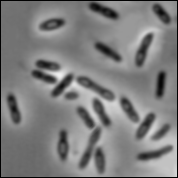
%> input picture bacteria.tif, 178 x 178 px
$ octave bacteria.m   (GNU Octave 9; MATLAB toolbox functions it lacks are replaced by stand-ins)
%> lines starting %> are read from the running program, lines starting %| are printed output that depends on the picture; in (x1, y1, x2, y2) boxes, pixels count from 0 and x2, y2 are one past the last pixel; in counts of white or black regions, pixels touching at a corner belong together; the program's own positions count from 1
im = imread('bacteria.tif');
%> im is the input picture: size 178x178 uint8; min 0, max 239, mean 125.8
imshow(im)
imhist(im)
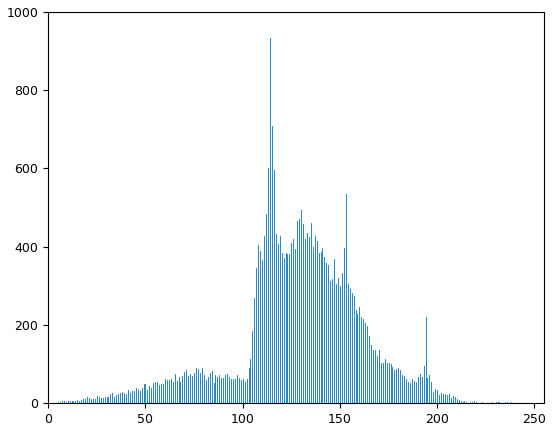
%> figure redrawn from the program's plot data; highest point at x = 114, y = 934
imtool(im)
imshow(im), figure, imhist(im), figure, imtool(im)

level = graythresh(im)
%> level = 0.376
imb = im2bw(im,level);
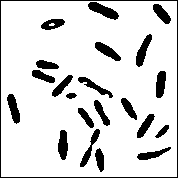
%> imb: size 178x178 logical; 85.7% white; 22 black regions, largest, box (x1, y1, x2, y2) and area: (0, 0, 178, 178) 708, (88, 2, 119, 20) 275, (136, 34, 152, 67) 241
imshow(im), figure, imshow(imb)

[L, N] = bwlabel(imb);
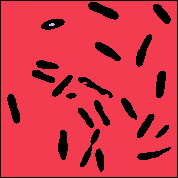
%> L: size 178x178 double; 3 distinct labels, from 0 to 2; one colour per label, 0 black
%> N = 2

 D = regionprops(L, 'area', 'perimeter');
%> D = 2 regions; Area and Perimeter: 27145 685.6, 14 11.51
 D
 D(1)
%> ans = 1 region; Area and Perimeter: 27145 685.6
 D(2)
%> ans = 1 region; Area and Perimeter: 14 11.51


imb_x0 = im2bw(im,0);
%> imb_x0: size 178x178 logical; 97.8% white; black in thin lines or dots
imb_x1 = im2bw(im,0.1);
%> imb_x1: size 178x178 logical; 97.2% white; black in thin lines or dots
imb_x2 = im2bw(im,0.2);
%> imb_x2: size 178x178 logical; 95% white; 24 black regions (9 under 20 px), largest, box (x1, y1, x2, y2) and area: (0, 0, 178, 178) 708, (91, 3, 117, 18) 155, (157, 73, 165, 96) 119
imb_x3 = im2bw(im,0.3);
%> imb_x3: size 178x178 logical; 90.1% white; 25 black regions (3 under 20 px), largest, box (x1, y1, x2, y2) and area: (0, 0, 178, 178) 708, (89, 2, 118, 19) 217, (96, 43, 120, 60) 172
imb_x4 = im2bw(im,0.4);
%> imb_x4: size 178x178 logical; 84.6% white; 21 black regions, largest, box (x1, y1, x2, y2) and area: (0, 0, 178, 178) 1001, (78, 77, 113, 99) 257, (136, 34, 152, 67) 253
imb_x5 = im2bw(im,0.5);
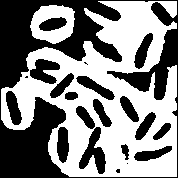
%> imb_x5: size 178x178 logical; 52% white; 21 black regions (4 under 20 px), largest, box (x1, y1, x2, y2) and area: (0, 0, 178, 178) 10652, (79, 127, 106, 174) 588, (30, 59, 60, 84) 452
imb_x6 = im2bw(im,0.6);
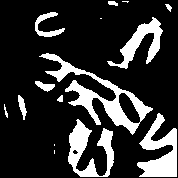
%> imb_x6: size 178x178 logical; 19.5% white; 15 white regions (4 under 20 px), largest, box (x1, y1, x2, y2) and area: (39, 53, 153, 135) 2031, (137, 113, 177, 177) 1341, (68, 119, 114, 177) 1231
imb_x7 = im2bw(im,0.7);
%> imb_x7: size 178x178 logical; 5.8% white; 13 white regions (4 under 20 px), largest, box (x1, y1, x2, y2) and area: (145, 120, 177, 177) 808, (66, 81, 99, 123) 326, (101, 99, 124, 117) 240
imb_x8 = im2bw(im,0.8);
%> imb_x8: size 178x178 logical; 0.54% white; 7 white regions (3 under 20 px), largest, box (x1, y1, x2, y2) and area: (52, 71, 65, 79) 58, (104, 101, 117, 107) 44, (72, 82, 80, 88) 25, (174, 168, 177, 177) 20
imb_x9 = im2bw(im,0.9);
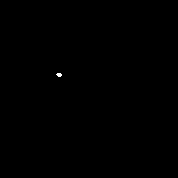
%> imb_x9: size 178x178 logical; 0.06% white; 1 white region (1 under 20 px)
imb_x10 = im2bw(im,1);
%> imb_x10: size 178x178 logical; every value is 0
imshow(im), figure, imshow(imb_x0), figure, imshow(imb_x1), figure, imshow(imb_x2), figure, imshow(imb_x3), figure, imshow(imb_x4), figure, imshow(imb_x5), figure, imshow(imb_x6), figure, imshow(imb_x7), figure, imshow(imb_x8), figure, imshow(imb_x9), figure, imshow(imb_x10)


im1 = imread('bacteria.tif');
im2=mat2gray(im1)
%imshow(im1), figure, imshow(im2)

level_1 = graythresh(im1)
%> level_1 = 0.376
level_2 = graythresh(im2)
%> level_2 = 0.406
imb = im2bw(im1);
imb1 = im2bw(im1,level_1);
imb2 = im2bw(im2,level_2);
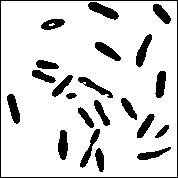
%> imb2: size 178x178 logical; 85.5% white; 22 black regions, largest, box (x1, y1, x2, y2) and area: (0, 0, 178, 178) 708, (88, 2, 119, 20) 275, (136, 34, 152, 67) 246
imshow(im1), figure, imshow(im2),  figure, imshow(imb),figure, imshow(imb1), figure, imshow(imb2)
